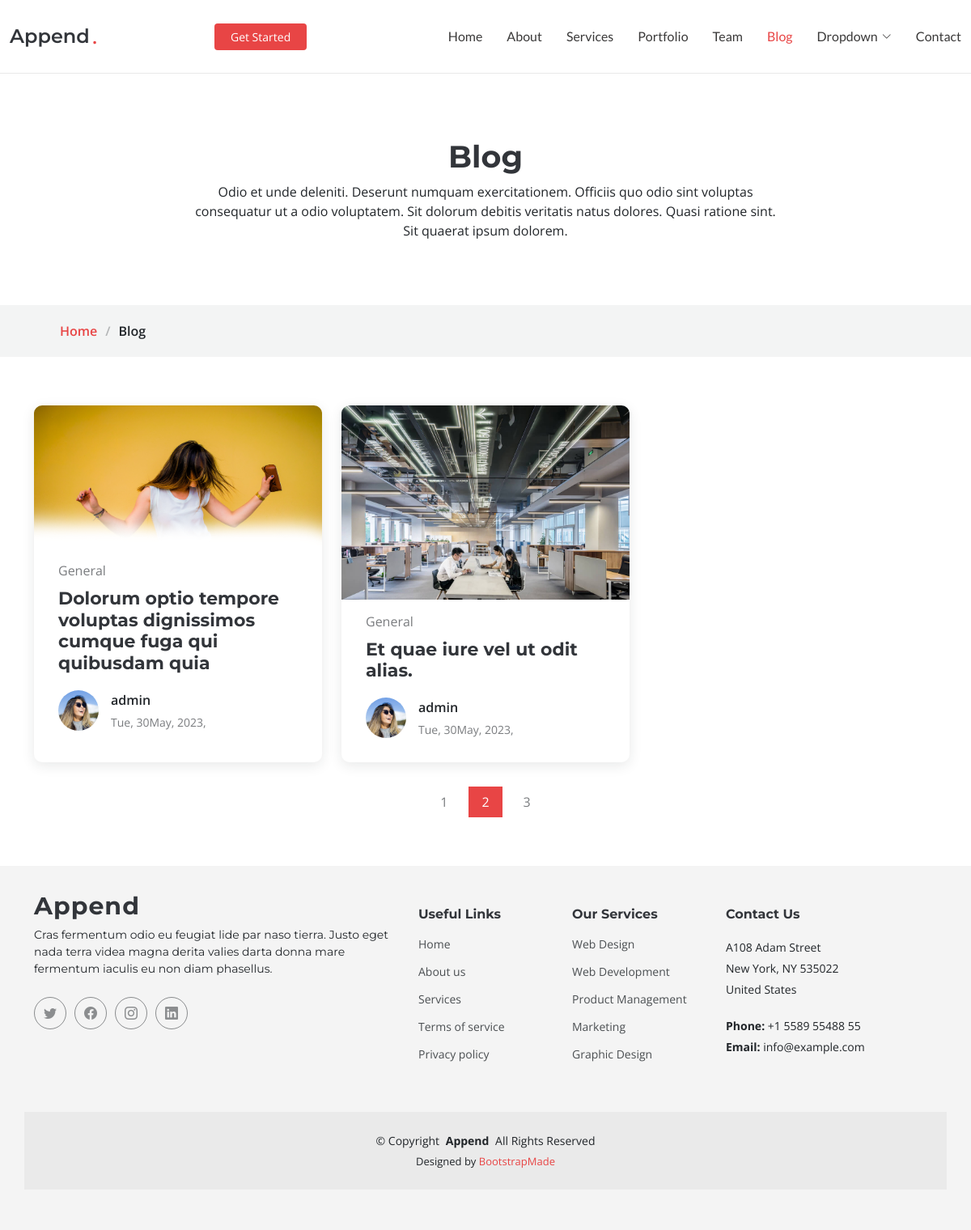
The app's page /category_post/General/ with its own data.
### news/models.py (models this page shows, shortened)
class Post(models.Model):
   title = models.CharField(max_length=200)
   description = tinymce_models.HTMLField()
   image  = models.ImageField()
   author = models.ForeignKey(User, on_delete=models.CASCADE)
   category = models.ForeignKey("Category",  on_delete=models.SET_NULL, null=True)
   date = models.DateTimeField(auto_now=True,)

class Category(models.Model):
   name = models.CharField(max_length=200)

### news/views.py (the view)
# urls.py: path('category_post/<str:category_name>/', category_post, name='category_post_url'),
def category_post(request, category_name:str):
   post = Post.objects.filter(category__name = category_name)
   return render(request, 'index.html',{'post':post})

### news/templates/index.html (shortened to what this page needs)
{% load static %}
<!DOCTYPE html>
<html lang="en">
{% include 'head.html' %}
<body class="blog-page">
  {% include  'header.html' %}
  <main id="main">
    <div data-aos="fade" class="page-title">
      <div class="heading">
        <div class="container">
          <div class="row d-flex justify-content-center text-center">
            <div class="col-lg-8">
              <h1>Blog</h1>
              <p class="mb-0">Odio et unde deleniti. Deserunt numquam exercitationem. Officiis quo odio sint voluptas consequatur ut a odio voluptatem. Sit dolorum debitis veritatis natus dolores. Quasi ratione sint. Sit quaerat ipsum dolorem.</p>
            </div>
          </div>
        </div>
      </div>
      <nav class="breadcrumbs">
        <div class="container">
          <ol>
            <li><a href="index.html">Home</a></li>
            <li>Blog</li>
          </ol>
        </div>
      </nav>
    </div>
    <section id="blog" class="blog">
      <div class="container" data-aos="fade-up" data-aos-delay="100">
        <div class="row gy-4 posts-list">
      {% for sinlge_post in post %}
          <div class="col-xl-4 col-lg-6">
            <article>
              <div class="post-img">
                <img src="{{sinlge_post.image.url}}" alt="" class="img-fluid">
              </div>
              <p class="post-category">{{sinlge_post.category.name}}</p>
              <h2 class="title">
                <a href="{% url 'post_detail_url' sinlge_post.title   %}">{{sinlge_post.title}}</a>
              </h2>
              <div class="d-flex align-items-center">
                <img src="{% static 'assets/img/blog/blog-author.jpg' %}" alt="" class="img-fluid post-author-img flex-shrink-0">
                <div class="post-meta">
                  <p class="post-author">{{sinlge_post.author.username}}</p>
                  <p class="post-date">
                    <time datetime="2022-01-01">{{sinlge_post.date|date:"D, dM, Y,"}}</time>
                  </p>
                </div>
              </div>
            </article>
          </div>
          {% empty %}
    <li>Sorry, no posts  in this list.</li>
      {% endfor %}
        </div>
        <div class="pagination d-flex justify-content-center">
          <ul>
            <li><a href="#">1</a></li>
            <li class="active"><a href="#">2</a></li>
            <li><a href="#">3</a></li>
          </ul>
        </div>
      </div>
    </section>
  </main>
  <footer id="footer" class="footer">
    <div class="container footer-top">
      <div class="row gy-4">
        <div class="col-lg-5 col-md-12 footer-about">
          <a href="index.html" class="logo d-flex align-items-center">
            <span>Append</span>
          </a>
          <p>Cras fermentum odio eu feugiat lide par naso tierra. Justo eget nada terra videa magna derita valies darta donna mare fermentum iaculis eu non diam phasellus.</p>
          <div class="social-links d-flex mt-4">
            <a href=""><i class="bi bi-twitter"></i></a>
            <a href=""><i class="bi bi-facebook"></i></a>
            <a href=""><i class="bi bi-instagram"></i></a>
            <a href=""><i class="bi bi-linkedin"></i></a>
          </div>
        </div>
        <div class="col-lg-2 col-6 footer-links">
          <h4>Useful Links</h4>
          <ul>
            <li><a href="#">Home</a></li>
            <li><a href="#">About us</a></li>
            <li><a href="#">Services</a></li>
            <li><a href="#">Terms of service</a></li>
            <li><a href="#">Privacy policy</a></li>
          </ul>
        </div>
        <div class="col-lg-2 col-6 footer-links">
          <h4>Our Services</h4>
          <ul>
            <li><a href="#">Web Design</a></li>
            <li><a href="#">Web Development</a></li>
            <li><a href="#">Product Management</a></li>
            <li><a href="#">Marketing</a></li>
            <li><a href="#">Graphic Design</a></li>
          </ul>
        </div>
        <div class="col-lg-3 col-md-12 footer-contact text-center text-md-start">
          <h4>Contact Us</h4>
          <p>A108 Adam Street</p>
          <p>New York, NY 535022</p>
          <p>United States</p>
          <p class="mt-4"><strong>Phone:</strong> <span>+1 5589 55488 55</span></p>
          <p><strong>Email:</strong> <span>info@example.com</span></p>
        </div>
      </div>
    </div>
    <div class="container copyright text-center mt-4">
      <p>&copy; <span>Copyright</span> <strong class="px-1">Append</strong> <span>All Rights Reserved</span></p>
      <div class="credits">
        Designed by <a href="https://bootstrapmade.com/">BootstrapMade</a>
      </div>
    </div>
  </footer>
</body>
</html>

### records on screen
Post: image (picture), category.name "General", title "Dolorum optio tempore voluptas dignissimos cumque fuga qui quibusdam quia", author.username "admin", date "Tue, 30May, 2023,"
Post: image (picture), category.name "General", title "Et quae iure vel ut odit alias.", author.username "admin", date "Tue, 30May, 2023,"
